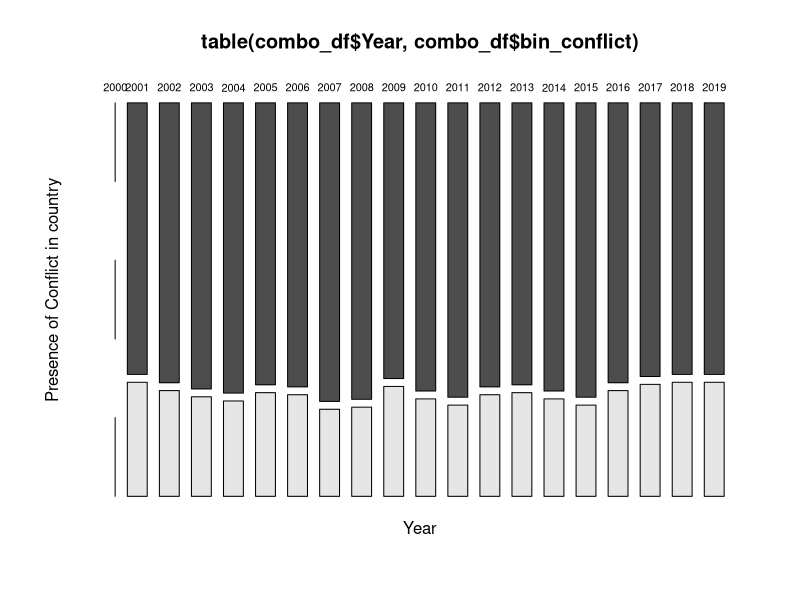
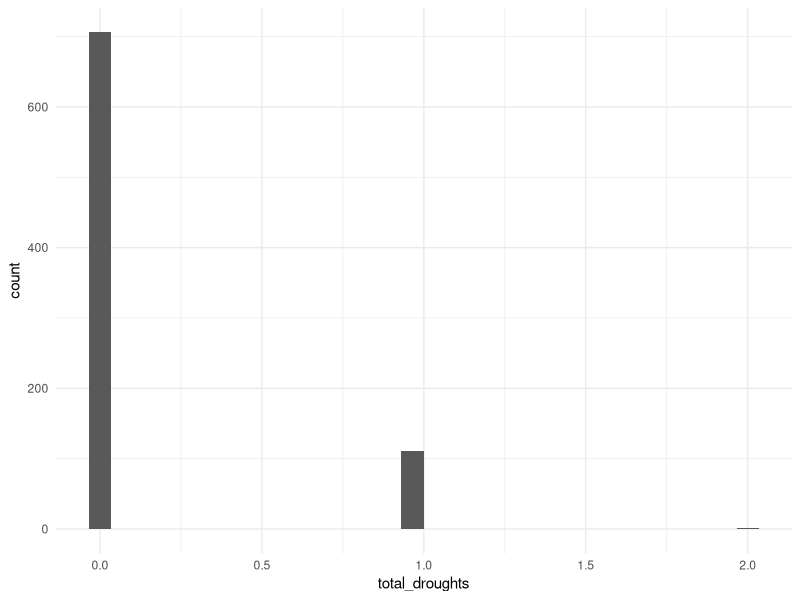
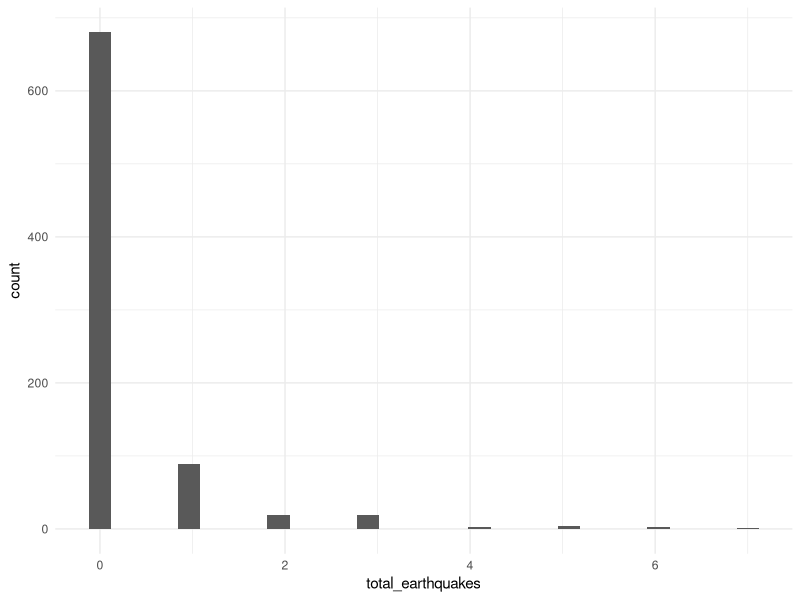
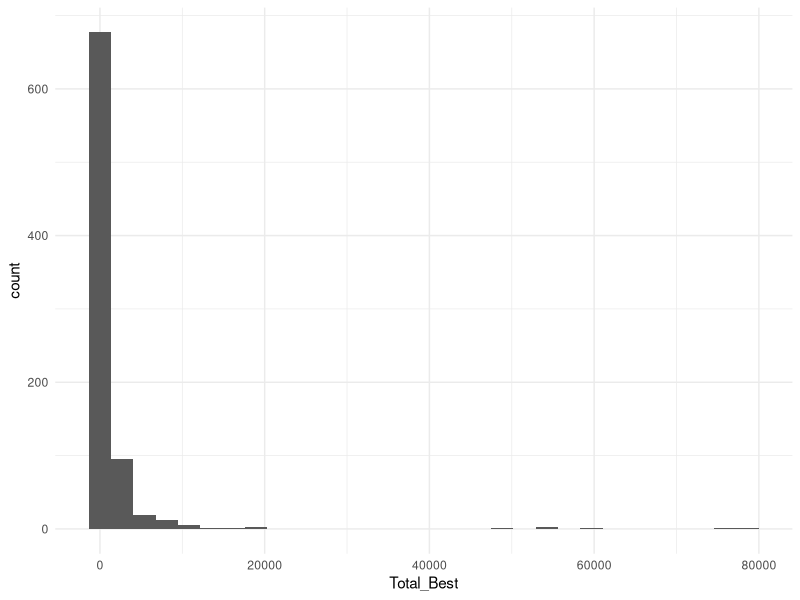
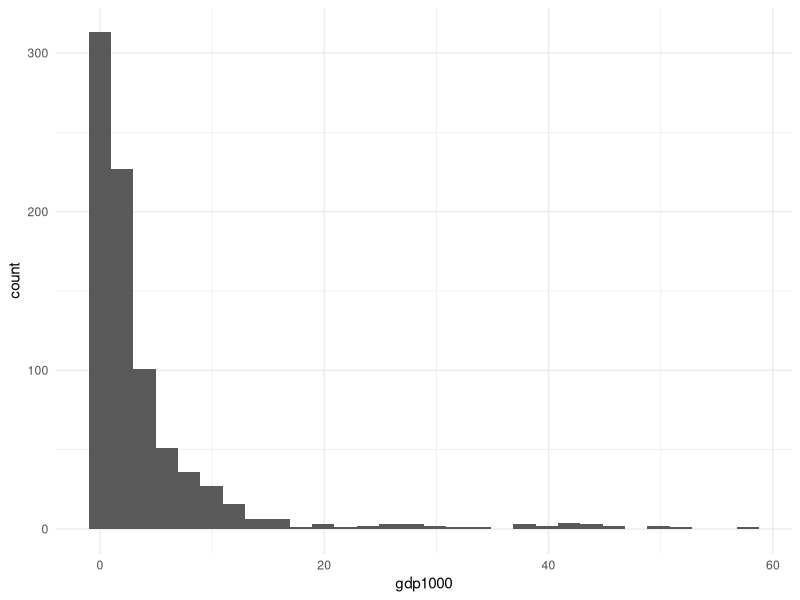
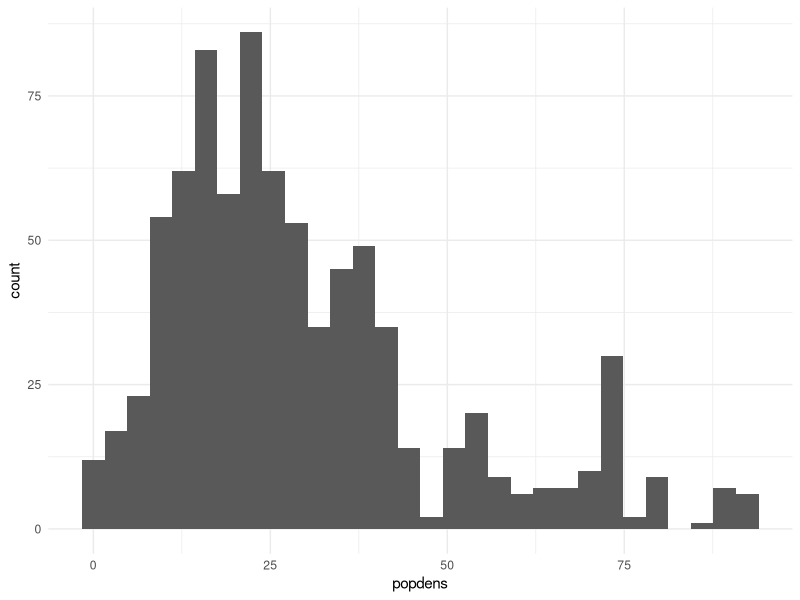
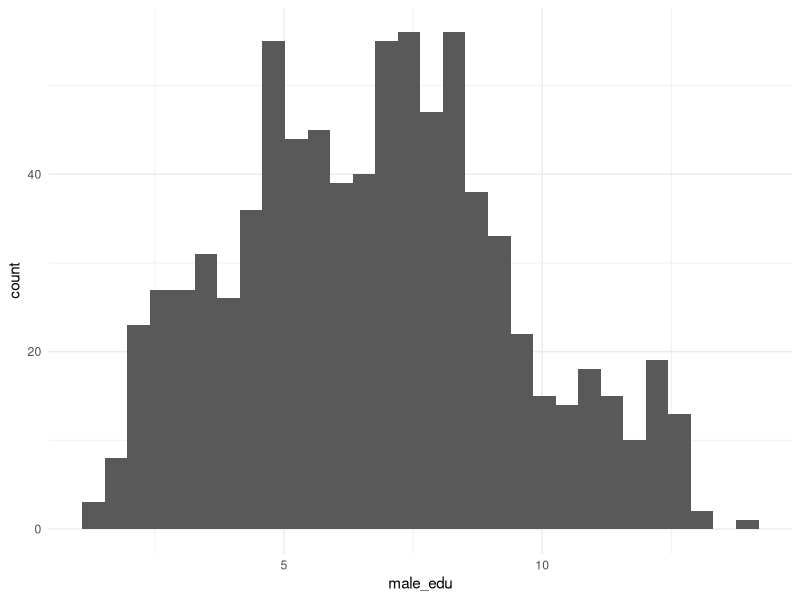
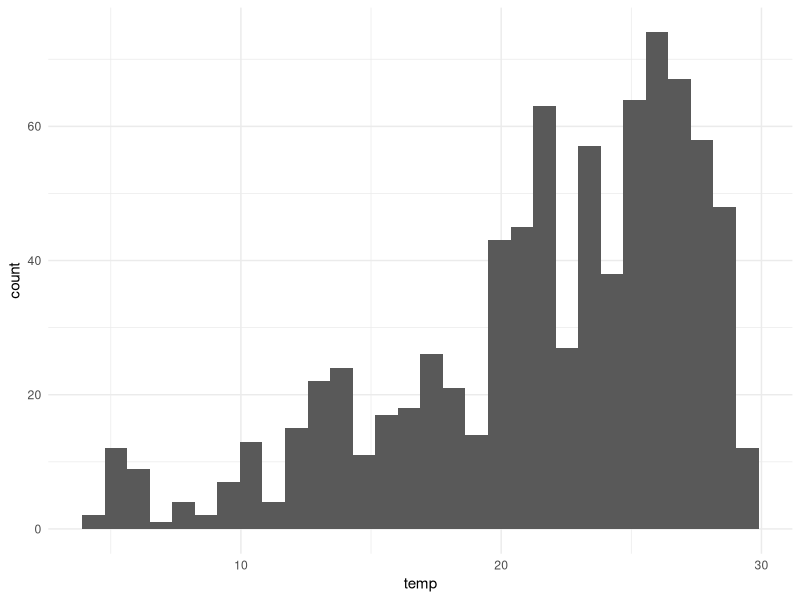

Source code (R) for these figures, in order:
## ---- chunk 1

library(tidyverse)
library(dplyr)
library(here)
combo_df<- read.csv(here("final_conflict.csv"))
combo_df<- select(combo_df, !X.1)
## ---- chunk 2
head(combo_df)

tail(combo_df)
## ---- chunk 3
summary_df <- summary(combo_df) 

summary(combo_df)
## ---- chunk 4
summary_country <- by(combo_df, combo_df$ISO, summary)
head(summary_country)

summary_year <- by(combo_df, combo_df$Year, summary) 
head(summary_year)
## ---- chunk 5
c <- c(3:5, 9, 12, 15:17, 19:22) 

mean <- sapply(combo_df[, c], mean, na.rm = TRUE) 

mean 

sd <- sapply(combo_df[, c], sd, na.rm = TRUE) 

sd
## ---- chunk 6
remove_na <- combo_df[complete.cases(combo_df[ , c]),] 

rem_mean <- sapply(remove_na[, c], mean, na.rm = TRUE) 

rem_mean

 rem_sd <- sapply(remove_na[, c], sd, na.rm = TRUE) 

rem_sd
## ---- chunk 7
library(mice)
mult_imp <- mice(combo_df, print = FALSE) 
mice_est <- complete(mult_imp) |> as_tibble() 

imp_mean <- sapply(mice_est[, c], mean, na.rm = TRUE) 
imp_mean 
imp_sd <- sapply(mice_est[, c], sd, na.rm = TRUE) 
imp_sd
## ---- chunk 8
md_df <- cbind(mean, rem_mean, imp_mean, sd, rem_sd, imp_sd) 

md_df<- as.data.frame(md_df) 

md_df<- rownames_to_column(md_df, var = "variables") 

md_df
## ---- chunk 9
 mosaicplot(table(combo_df$Year, combo_df$bin_conflict), color = TRUE, xlab = "Year", ylab = "Presence of Conflict in country")
## ---- chunk 10

num_combo_df <- sapply(remove_na[,c(3:5, 9, 12, 15:17, 19:22)], as.numeric)
num_combo_df <- as.data.frame((num_combo_df))
for (i in 1:12) {
  print(ggplot(data = num_combo_df, aes(x = num_combo_df[, i])) +
    geom_histogram() + theme_minimal() + xlab(names(num_combo_df[i])))
}
## ---- chunk 11
ggplot(data = combo_df) + 
  geom_bar(mapping = aes(x = bin_conflict))
## ---- chunk 12
ggplot(data = mice_est) + 
  geom_point(mapping = aes(x = gdp1000, y = bin_conflict))
## ---- chunk 13
 ggplot(data = mice_est, aes(x = gdp1000, group = bin_conflict, fill = bin_conflict )) + 
  geom_histogram(position='dodge', binwidth = 5) +
  theme_classic()
## ---- chunk 14
new_combo_df <- mice_est
new_combo_df$male_edu_qt <- ntile(new_combo_df$male_edu, 4)
ggplot(data = new_combo_df, aes(x = gdp1000, group = bin_conflict, fill = bin_conflict )) +
  geom_histogram(position='dodge', binwidth = 5) +
  theme_classic() +
  facet_wrap(vars(male_edu_qt))

## ---- chunk 15
ggplot(data = remove_na, aes(x = Year, y = Maternal.Mortality)) + 
  geom_point() + 
  geom_smooth() + 
  facet_wrap(vars(bin_conflict))
## ---- chunk 16
ggplot(data = mice_est, aes(x = Year, y = Maternal.Mortality)) + 
  geom_point() + 
  geom_smooth() + 
  facet_wrap(vars(bin_conflict))
